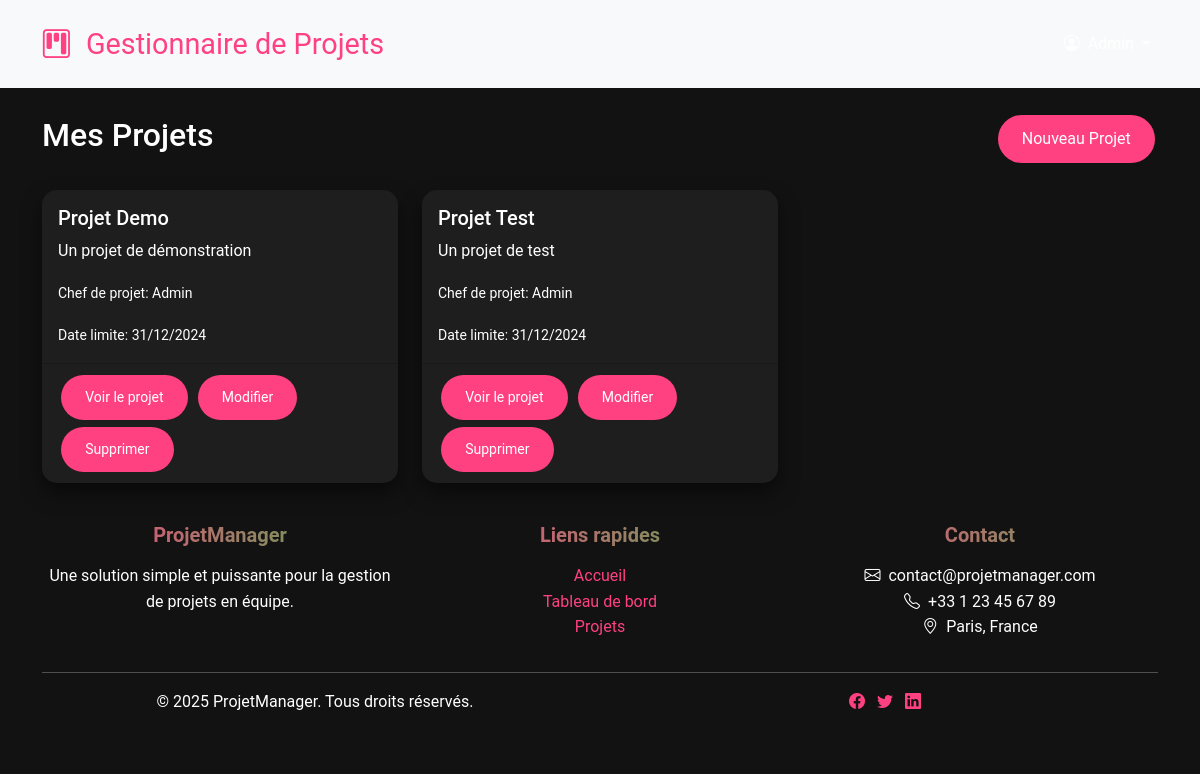
/Khawla_Boukniter-project/public/projects (signed in), run on the app's committed database.
### tables this page shows
CREATE TABLE IF NOT EXISTS projects (
    id INT AUTO_INCREMENT PRIMARY KEY,
    title VARCHAR(100) NOT NULL,
    description TEXT,
    deadline DATE,
    status ENUM('active', 'completed', 'archived') DEFAULT 'active',
    is_public BOOLEAN DEFAULT FALSE,
    manager_id INT NOT NULL,
    created_at TIMESTAMP DEFAULT CURRENT_TIMESTAMP,
    updated_at TIMESTAMP DEFAULT CURRENT_TIMESTAMP ON UPDATE CURRENT_TIMESTAMP,
    FOREIGN KEY (manager_id) REFERENCES users(id) ON DELETE CASCADE
);

CREATE TABLE IF NOT EXISTS users (
    id INT AUTO_INCREMENT PRIMARY KEY,
    name VARCHAR(100) NOT NULL,
    email VARCHAR(100) NOT NULL UNIQUE,
    password VARCHAR(255) NOT NULL,
    role ENUM('manager', 'member') DEFAULT null,
    created_at TIMESTAMP DEFAULT CURRENT_TIMESTAMP,
    updated_at TIMESTAMP DEFAULT CURRENT_TIMESTAMP ON UPDATE CURRENT_TIMESTAMP
);

### app/core/Controller.php (called while the page is built, shortened)
<?php
class Controller
{
    protected function render($view, $data = [])
    {
        extract($data);
        include VIEW_PATH . "/{$view}.php";
        include VIEW_PATH . "/layout/main.php";
    }
}

### app/controllers/ProjectController.php (called while the page is built, shortened)
<?php
class ProjectController extends Controller
{
    private Project $projectModel;
    public function __construct()
    {
        $this->projectModel = new Project();
    }
    public function index()
    {
        $userRole = $_SESSION['user_role'] ?? '';
        $userId = $_SESSION['user_id'] ?? 0;
        if ($userRole === 'manager') {
            $projects = $this->projectModel->getByManager($userId);
        } else {
            $projects = $this->projectModel->getByMember($userId);
        }
        $this->render('projects/index', [
            'projects' => $projects,
            'isPublic' => false,
            'userRole' => $userRole
        ]);
    }
}

### public/index.php (called while the page is built, shortened)
<?php
require_once __DIR__ . '/../app/config/init.php';
$router = new Router();
$router->addRoute('GET', '/', [HomeController::class, 'index']);
$router->addRoute('GET', '/login', [AuthController::class, 'loginForm']);
$router->addRoute('POST', '/login', [AuthController::class, 'login']);
$router->addRoute('GET', '/register', [AuthController::class, 'registerForm']);
$router->addRoute('POST', '/register', [AuthController::class, 'register']);
$router->addRoute('GET', '/choose_role', [AuthController::class, 'chooseRoleForm']);
$router->addRoute('POST', '/choose_role', [AuthController::class, 'chooseRole']);
$router->addRoute('GET', '/logout', [AuthController::class, 'logout']);
$router->addRoute('GET', '/dashboard', [DashboardController::class, 'index']);
$router->addRoute('GET', '/projects', [ProjectController::class, 'index']);
$router->addRoute('GET', '/projects/create', [ProjectController::class, 'create']);
$router->addRoute('POST', '/projects/create', [ProjectController::class, 'create']);
$router->addRoute('POST', '/projects', [ProjectController::class, 'store']);
$router->addRoute('GET', '/projects/{id}', [ProjectController::class, 'show']);
$router->addRoute('GET', '/projects/{id}/edit', [ProjectController::class, 'edit']);
$router->addRoute('POST', '/projects/{id}/edit', [ProjectController::class, 'update']);
$router->addRoute('POST', '/projects/{id}/invite', [ProjectController::class, 'inviteMember']);
$router->addRoute('POST', '/projects/{id}/delete', [ProjectController::class, 'delete']);
$router->addRoute('POST', '/projects/{id}/members', [ProjectController::class, 'addMember']);
$router->addRoute('POST', '/projects/{id}/members/{userId}/remove', [ProjectController::class, 'removeMember']);
$router->addRoute('GET', '/projects/{projectId}/tasks', [TaskController::class, 'index']);
$router->addRoute('GET', '/projects/{projectId}/tasks', [TaskController::class,'showTasks']);
$router->addRoute('GET', '/projects/{projectId}/tasks/create', [TaskController::class, 'create']);
$router->addRoute('POST', '/projects/{projectId}/tasks', [TaskController::class, 'store']);
$router->addRoute('GET', '/tasks/{id}', [TaskController::class, 'show']);
$router->addRoute('GET', '/tasks/{id}/edit', [TaskController::class, 'edit']);
$router->addRoute('POST', '/tasks/{id}/', [TaskController::class, 'update']);
$router->addRoute('POST', '/tasks/{id}/delete', [TaskController::class, 'delete']);
$router->addRoute('POST', '/tasks/{id}/status', [TaskController::class, 'updateStatus']);
$router->addRoute('GET', '/categories', [CategoryController::class, 'index']);
$router->addRoute('POST', '/categories', [CategoryController::class, 'store']);
$router->addRoute('POST', '/categories/{id}', [CategoryController::class, 'update']);
$router->addRoute('POST', '/categories/{id}/delete', [CategoryController::class, 'delete']);
$uri = parse_url($_SERVER['REQUEST_URI'], PHP_URL_PATH);
$uri = str_replace('/Khawla_Boukniter-project/public', '', $uri);
$method = $_SERVER['REQUEST_METHOD'];
try {
    $router->dispatch($method, $uri);
} catch (Exception $e) {
    echo '<pre>';
    echo "Error: " . $e->getMessage() . "\n";
    echo "File: " . $e->getFile() . "\n";
    echo "Line: " . $e->getLine() . "\n";
    echo "Trace:\n" . $e->getTraceAsString();
    echo '</pre>';
}

### app/helpers/functions.php (called while the page is built, shortened)
<?php
function base_url($path = '')
{
    $baseUrl = '/Khawla_Boukniter-project/public';
    return $baseUrl . '/' . ltrim($path, '/');
}

### app/config/init.php (called while the page is built, shortened)
<?php
require_once APP_PATH . '/helpers/functions.php';
spl_autoload_register(function ($class) {
    $class = str_replace('\\', DIRECTORY_SEPARATOR, $class);
    $file = BASE_PATH . DIRECTORY_SEPARATOR . $class . '.php';
});

### app/config/Database.php (called while the page is built, shortened)
<?php
class Database {
    private static $instance = null;
    private $connection;
    private function __construct() {
        try {
            $this->connection = new \PDO(
                "mysql:host=" . self::DB_HOST . ";dbname=" . self::DB_NAME . ";charset=" . self::DB_CHARSET,
                self::DB_USER,
                self::DB_PASS,
                [
                    \PDO::ATTR_ERRMODE => \PDO::ERRMODE_EXCEPTION,
                    \PDO::ATTR_DEFAULT_FETCH_MODE => \PDO::FETCH_ASSOC,
                    \PDO::ATTR_EMULATE_PREPARES => false,
                ]
            );
        } catch (\PDOException $e) {
            throw new \Exception("Erreur de connexion : " . $e->getMessage());
        }
    }
    public static function getInstance(): self {
        if (self::$instance === null) {
            self::$instance = new self();
        }
        return self::$instance;
    }
    public function getConnection(): \PDO {
        return $this->connection;
    }
}

### app/models/Project.php (called while the page is built, shortened)
<?php
class Project {
    private PDO $db;
    public function __construct() {
        $this->db = Database::getInstance()->getConnection();
    }
    public function getByManager(int $managerId): array {
        $sql = "SELECT p.*, u.name as manager_name
                FROM projects p
                JOIN users u ON p.manager_id = u.id
                WHERE p.manager_id = :manager_id
                ORDER BY p.created_at DESC";
        $stmt = $this->db->prepare($sql);
        $stmt->execute(['manager_id' => $managerId]);
        return $stmt->fetchAll(PDO::FETCH_ASSOC);
    }
}

### app/views/projects/index.php (the view, shortened to what this page needs)
<div class="row">
    <div class="col-md-12">
        <div class="d-flex justify-content-between align-items-center mb-4">
            <h2><?= $isPublic ? 'Projets Publics' : 'Mes Projets' ?></h2>
            <?php if (isset($_SESSION['user_role']) && $_SESSION['user_role'] === 'manager'): ?>
                <a href="<?= base_url('projects/create') ?>" class="btn btn-primary">Nouveau Projet</a>
            <?php endif; ?>
        </div>
        <?php if (empty($projects)): ?>
            <div class="alert alert-info">
                <?= $isPublic ? 'Aucun projet public disponible.' : 'Vous n\'avez pas encore de projets.' ?>
            </div>
        <?php else: ?>
            <div class="row">
                <?php foreach ($projects as $project): ?>
                    <div class="col-md-4 mb-4">
                        <div class="card h-100">
                            <div class="card-body">
                                <h5 class="card-title"><?= htmlspecialchars($project['title']) ?></h5>
                                <p class="card-text">
                                    <?= nl2br(htmlspecialchars(substr($project['description'], 0, 150))) ?>
                                </p>
                                <p class="card-text">
                                    <small class="">
                                        Chef de projet: <?= htmlspecialchars($project['manager_name']) ?>
                                    </small>
                                </p>
                                <p class="card-text">
                                    <small class="">
                                        Date limite: <?= date('d/m/Y', strtotime($project['deadline'])) ?>
                                    </small>
                                </p>
                            </div>
                            <div class="card-footer bg-transparent">
                                <a href="<?= base_url('projects/') ?><?= $project['id'] ?>" class="btn btn-primary btn-sm">
                                    Voir le projet
                                </a>
                                <?php if (
                                    isset($_SESSION['user_role']) &&
                                    $_SESSION['user_role'] === 'manager' &&
                                    $project['manager_id'] === $_SESSION['user_id']
                                ): ?>
                                    <a href="<?= base_url('projects/') ?><?= $project['id'] ?>/edit" class="btn btn-secondary btn-sm">
                                        Modifier
                                    </a>
                                    <form action="<?= base_url('projects/') ?><?= $project['id'] ?>/delete" method="POST" class="d-inline">
                                        <button type="submit" class="btn btn-danger btn-sm"
                                            onclick="return confirm('Êtes-vous sûr de vouloir supprimer ce projet ?')">
                                            Supprimer
                                        </button>
                                    </form>
                                <?php endif; ?>
                            </div>
                        </div>
                    </div>
                <?php endforeach; ?>
            </div>
        <?php endif; ?>
    </div>
</div>

### app/core/Router.php (shortened to what this page needs)
<?php
class Router
{
    private array $routes = [];
    public function addRoute(string $method, string $path, array $handler): void
    {
        $this->routes[] = [
            'method' => $method,
            'path' => $path,
            'handler' => $handler
        ];
    }
    public function dispatch(string $method, string $uri)
    {
        foreach ($this->routes as $route) {
            if ($route['method'] === $method && $this->matchPath($route['path'], $uri)) {
                [$controller, $action] = $route['handler'];
                $controllerInstance = new $controller();
                if (preg_match('/^\/projects\/(\d+)$/', $uri, $matches) || preg_match('/^\/projects\/(\d+)\/([a-zA-Z]+)$/', $uri, $matches)) {
                    $id = (int)$matches[1];
                    return $controllerInstance->$action($id);
                } else if (preg_match('/^\/([a-zA-Z]+)\/(\d+)\/([a-zA-Z]+)$/', $uri, $matches)) {
                    $id = (int)$matches[2];
                    $scndId = (int)$matches[3];
                    return $controllerInstance->$action($id, $scndId);
                }else {
                    return $controllerInstance->$action();
                }
            }
        }
    }
    private function matchPath(string $routePath, string $uri): bool
    {
        $routePath = preg_replace('/{[^}]+}/', '([^/]+)', $routePath);
        $match = preg_match("#^$routePath$#", $uri);
        return $match;
    }
}

### data on the page
projects: title "Projet Demo", description "Un projet de démonstration", manager.name "Admin", deadline "31/12/2024"
projects: title "Projet Test", description "Un projet de test", manager.name "Admin", deadline "31/12/2024"
